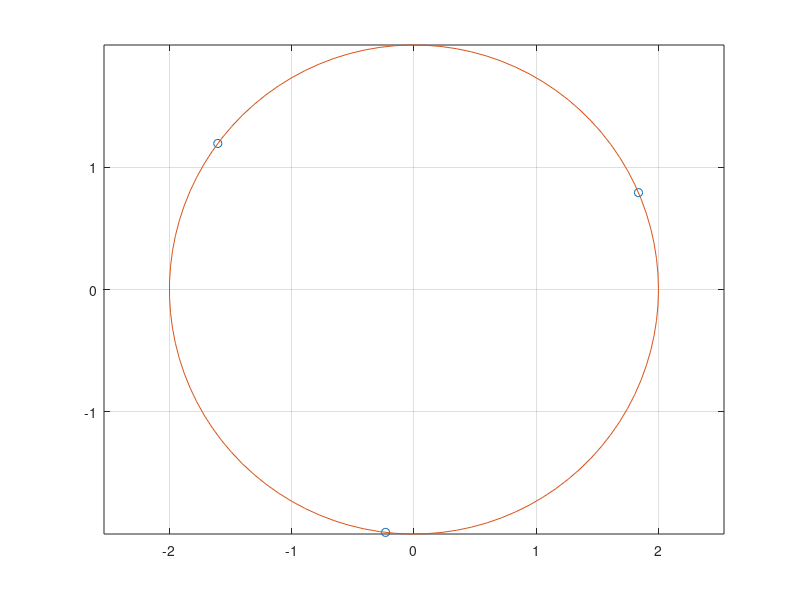

Recreate this plot in MATLAB.
% =====================================================
% UTS Matematika Sains Data — Semester Genap 2025/2026
% Soal 4 - Segmentasi Pelanggan dan komposisi fungsi harga 
% ---------------------------------------------------
% Nama : Khayla Oksyasuni
% NIM : 2510514018
% Parameter: N=18, a=1, b=8, K=10, theta0=70, alpha=0.009
% Tanggal: <2026-04-23>
% =====================================================
clc; clear; close all;

% Parameter personalisasi
N = 18; a = 1; b = 8; K = 10;
theta0 = 70; % derajat
alpha_lr = 0.009;

% b
z1 = 3 + 9i;
z2 = 9 - 3i;

z1+z2
z1*z2
z1/z2
abs(z1-z2)

% e
theta0 = deg2rad(70);

k = 0:2;
z = 2*exp(1i*(theta0 + 2*pi*k)/3);

plot(real(z), imag(z), 'o')
hold on

t = linspace(0,2*pi,100);
plot(2*cos(t), 2*sin(t)) % lingkaran

axis equal
grid on
